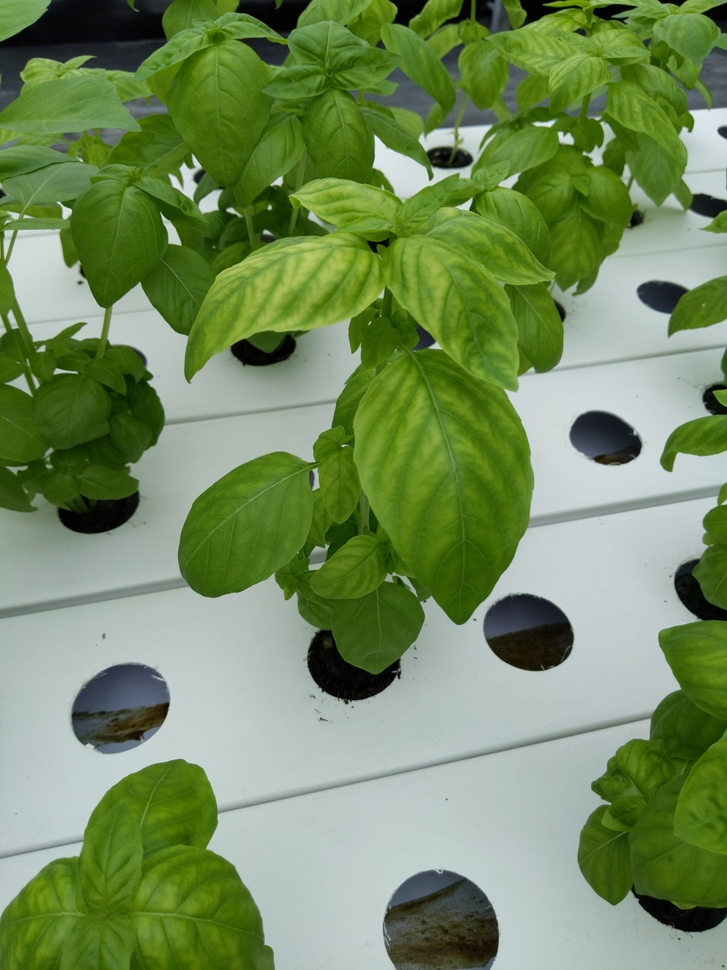
#> input picture Computer Vision/test_images/_C_Basil.jpg, 727 x 970 px, shrunk from 3024 x 4032 before the run, found by its file name; its folder holds only this picture in this run
$ python LAI_calc.py
#> lines starting #> are read from the running program, lines starting #| are printed output that depends on the picture; after the words box and inside, x2 and y2 are one past the last pixel; in counts of white or black regions, pixels touching at a corner belong together
### Computer Vision/LAI_canopy.py

import matplotlib.pyplot as plt
import numpy as np
import cv2
import os

def canopy_calculate_leaf_area(image):

    # # Convert the image to grayscale
    gray = cv2.cvtColor(image, cv2.COLOR_BGR2GRAY)

    # Apply Gaussian blur to reduce noise
    blurred = cv2.GaussianBlur(gray, (11, 11), 0)

    # Threshold the image to segment the leaves
    _, thresh = cv2.threshold(blurred, 0, 255, cv2.THRESH_BINARY + cv2.THRESH_OTSU)

    # Convert the image to HSV color space
    hsv = cv2.cvtColor(image, cv2.COLOR_BGR2HSV)

    # Define your green hue range
    lower_green = np.array([35, 50, 50])
    upper_green = np.array([85, 255, 255])

    # Create a green mask based on the HSV values
    green_mask = cv2.inRange(hsv, lower_green, upper_green)

    # Perform a logical OR operation to combine the threshold and green mask
    combined_mask = cv2.bitwise_or(thresh, green_mask)

    # Find contours in the combined thresholded image
    contours, _ = cv2.findContours(combined_mask, cv2.RETR_EXTERNAL, cv2.CHAIN_APPROX_SIMPLE)

    # Draw the contours on a copy of the original image
    image_with_contours = image.copy()
    cv2.drawContours(image_with_contours, contours, -1, (0, 255, 0), 2)  # -1 draws all contours
    leaf_area = 0
    canopy_size = []

    for contour in contours:
        # Calculate the area of each contour
        area = cv2.contourArea(contour)
        leaf_area += area

    return leaf_area, image_with_contours, canopy_size

def canopy_remove_non_green_area(image_path):
    #Read the image
    image = cv2.imread(image_path)

    # Convert the image to HSV color space
    hsv = cv2.cvtColor(image, cv2.COLOR_BGR2HSV)

    # Define your green hue range
    lower_green = np.array([35, 50, 50])
    upper_green = np.array([85, 255, 255])

    # Create a green mask based on the HSV values
    green_mask = cv2.inRange(hsv, lower_green, upper_green)
    # plt.imshow(green_mask)
    # plt.show()

    # Find contours in the combined thresholded image
    contours, _ = cv2.findContours(green_mask, cv2.RETR_EXTERNAL, cv2.CHAIN_APPROX_SIMPLE)
    # contours2 = list(contours)

    # Create a black canvas of the same size as the original image
    black_canvas = np.zeros_like(image)

    # Draw filled contours on the black canvas
    cv2.drawContours(black_canvas, contours, -1, (255, 255, 255), thickness=cv2.FILLED)

    # Use a bitwise AND operation to combine the black canvas with the original image
    non_green_masked = cv2.bitwise_and(image, black_canvas)
    # plt.imshow(non_green_masked)
    # plt.show()


    return non_green_masked


# [6 lines of commented-out code are left out]

### Computer Vision/LAI_functions.py

import matplotlib.pyplot as plt
import numpy as np
import cv2
import os

# [146 lines left out: functions calculate_leaf_area, remove_red_area, remove_non_green_area, not called in this run]

def open_images(path):
    folder_path = path

    # Ensure the folder path is valid
    if os.path.exists(folder_path):
        file_list = []

        for file in os.listdir(folder_path):
            file_path = os.path.join(folder_path, file)

            # Check if it's a file (not a subdirectory)
            if os.path.isfile(file_path):
                file_list.append(file_path)

        # Now, file_list contains the paths to all files in the specified folder.

    else:
        print(f"The folder path '{folder_path}' does not exist.")

    return file_list

def display_images(original, result, area, canopy_size=None):
    # Create a subplot with two columns
    plt.figure(figsize=(12, 6))

    # Display the original image on the left
    plt.subplot(1, 2, 1)
    plt.imshow(cv2.cvtColor(original, cv2.COLOR_BGR2RGB))
    plt.title("Original Image")

    # Display the result image on the right
    plt.subplot(1, 2, 2)

    # Add the area to the top right corner of the result image
    text = f"Area: {area} square pixels"
    cv2.putText(result, text, (50, 150), cv2.FONT_HERSHEY_SIMPLEX, 5, (255, 255, 255), 8)
    # if canopy_size is not None:
    #     # Draw a bounding circle based on the canopy size
    #     (x, y), radius = canopy_size
    #     cv2.circle(result, (int(x), int(y)), int(radius), (0, 0, 255), 5)  # Red circle

    plt.imshow(cv2.cvtColor(result, cv2.COLOR_BGR2RGB))
    plt.title("Processed Image")

    # Capture the processed image
    processed_image = cv2.cvtColor(result, cv2.COLOR_BGR2RGB)

    # plt.show()

    return processed_image

def bounding_box(image):
    # Convert the image to grayscale
    gray = cv2.cvtColor(image, cv2.COLOR_BGR2GRAY)

    # Apply a binary threshold
    _, thresh = cv2.threshold(gray, 0, 255, cv2.THRESH_BINARY)

    # Find contours in the binary image
    contours, _ = cv2.findContours(thresh, cv2.RETR_EXTERNAL, cv2.CHAIN_APPROX_SIMPLE)
    # plt.imshow(contours)
    # plt.show()

    # Iterate through contours and find the bounding box for the largest contour
    max_contour = max(contours, key=cv2.contourArea)
    x, y, w, h = cv2.boundingRect(max_contour)

    # Draw a rectangle around the plant
    boxed = cv2.rectangle(image, (x, y), (x + w, y + h), (0, 0, 255), 6)

    # Write the values of w and h on the image
    font = cv2.FONT_HERSHEY_SIMPLEX
    cv2.putText(boxed, f'Width: {w}', (x, y - 10), font, 4, (0, 0, 255), 6)
    # cv2.putText(boxed, f'Height: {h}', (x, y - 30), font, 4, (0, 0, 255), 6)

    # Write height vertically
    text_height = f'Height: {h}'
    for i, char in enumerate(text_height):
        cv2.putText(boxed, char, (x + w + 10, y + i * 100), font, 4, (0, 0, 255), 6, cv2.LINE_AA)

    # Display the result
    # plt.imshow(boxed)
    # plt.show()

    return boxed, w, h

# [6 lines of commented-out code are left out]

### Computer Vision/LAI_calc.py
import matplotlib.pyplot as plt
import pandas as pd
import numpy as np
import cv2
import os
import LAI_functions as LAI
import LAI_canopy as LAI_c
import re
import csv

file_path = "C:/Users/donal/Documents/GitHub/Modified-Energy-Cascade/Computer Vision/test_images/"
file_list = LAI.open_images(file_path)
pattern1 = re.compile(r'_A_')
pattern2 = re.compile(r'_T_')
pattern3 = re.compile(r'_C_')
result_path = "C:/Users/donal/Documents/GitHub/Modified-Energy-Cascade/Computer Vision/results/"

# Create a dictionary to store the calculated areas with filenames (only the file name) as keys
area_data = {}

########################################################################################################################
############################# CALCULATING THE AREAS ####################################################################
########################################################################################################################

for image in file_list:
    original = cv2.imread(image)
#> original is the input picture: shape (970, 727, 3); mean B, G, R 93.5, 139.5, 115.4
    file_name = os.path.basename(image)  # Get just the file name
    if re.search(pattern1, image):      # this if statement calculates the total leaf area from those images
        # processing the image
        red_masked = LAI.remove_red_area(image)
        non_green_masked = LAI.remove_non_green_area(red_masked)
        leaf_area, image_result = LAI.calculate_leaf_area(non_green_masked)

        # saving the results
        area_data[file_name] = leaf_area
        processed_image = LAI.display_images(original, image_result, leaf_area)
        output_path = os.path.join(result_path, file_name)
        cv2.imwrite(output_path, processed_image)
        print(f"Total leaf area in {file_name}: {leaf_area} square pixels")
        continue
    elif re.search(pattern2, image) or re.search(pattern3, image):    # this elif statement calculates the total canopy area from those images
        # proccess the image
        non_green_masked = LAI_c.canopy_remove_non_green_area(image)
#> in canopy_remove_non_green_area, `green_mask = cv2.inRange(hsv, lower_green, upper_green)`:
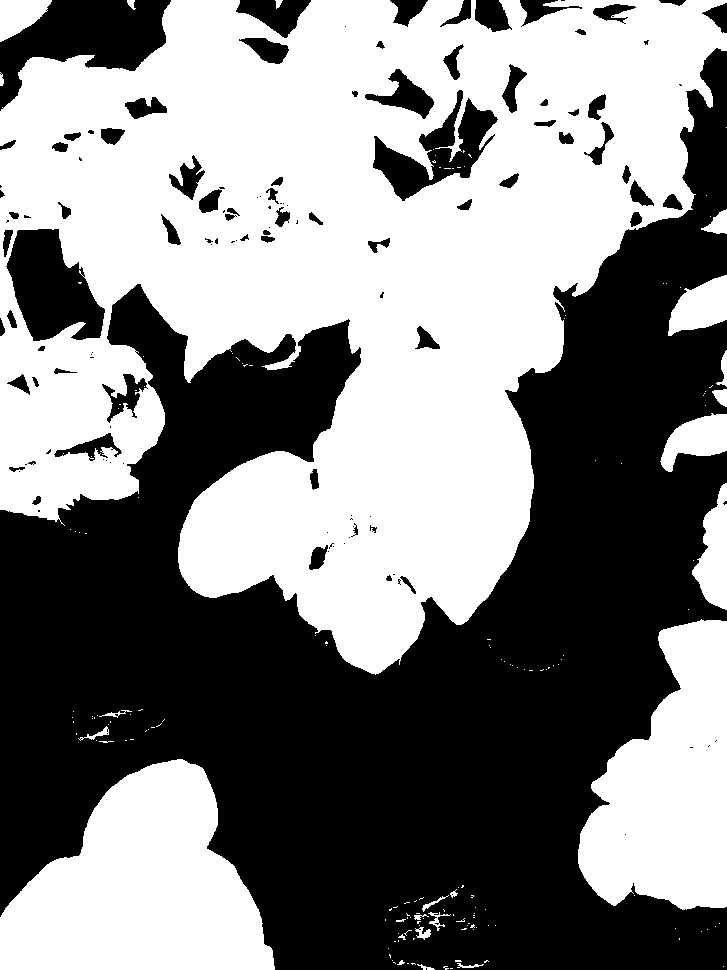
#> green_mask: shape (970, 727); 51.3% white; 128 black regions (58 under 20 px)
#> in canopy_remove_non_green_area, `contours, _ = cv2.findContours(green_mask, cv2.RETR_EXTERNAL, cv2.CHAI..`: contours = 150 contours, 128 with area under 20; largest, box (x1, y1, x2, y2) and area: (0, 0, 727, 675) 305796, (0, 759, 275, 970) 37516, (578, 619, 727, 910) 28736, (692, 483, 727, 610) 2495, (668, 275, 727, 336) 2202
        canopy_area, image_with_contours, canopy_size = LAI_c.canopy_calculate_leaf_area(non_green_masked)
#> in canopy_calculate_leaf_area, `combined_mask = cv2.bitwise_or(thresh, green_mask)`:
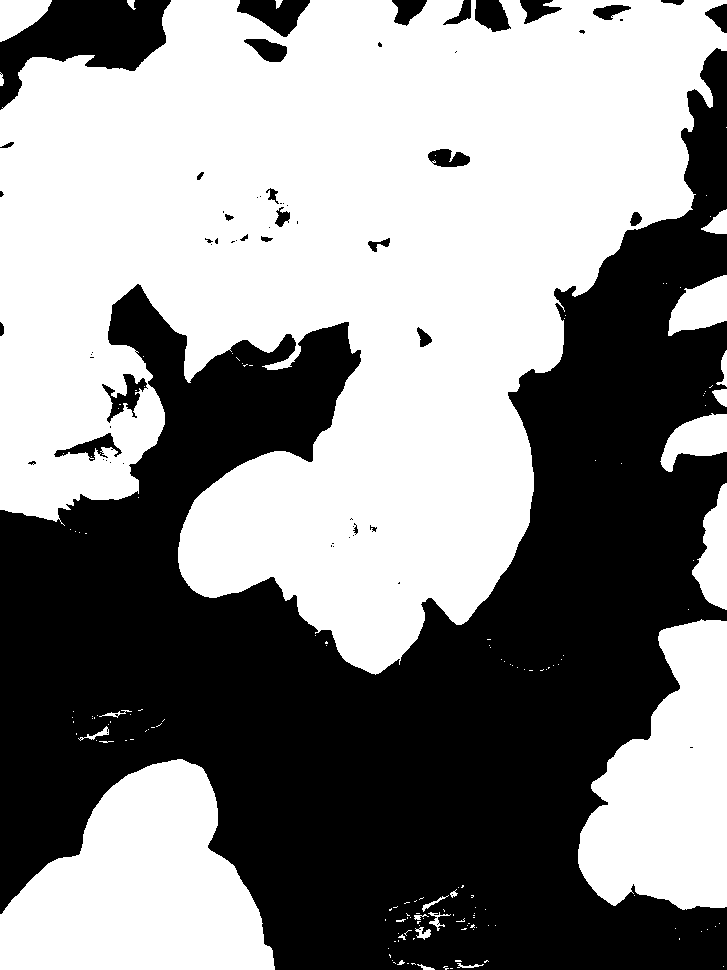
#> combined_mask: shape (970, 727); 54.2% white; 65 black regions (38 under 20 px)
#> in canopy_calculate_leaf_area, `contours, _ = cv2.findContours(combined_mask, cv2.RETR_EXTERNAL, cv2.C..`: contours = 149 contours, 127 with area under 20; largest, box (x1, y1, x2, y2) and area: (0, 0, 727, 675) 306486, (0, 759, 275, 970) 37602, (578, 619, 727, 910) 28750, (692, 483, 727, 610) 2515, (668, 275, 727, 336) 2220
#> in canopy_calculate_leaf_area, `cv2.drawContours(image_with_contours, contours, -1, (0, 255, 0), 2)`:
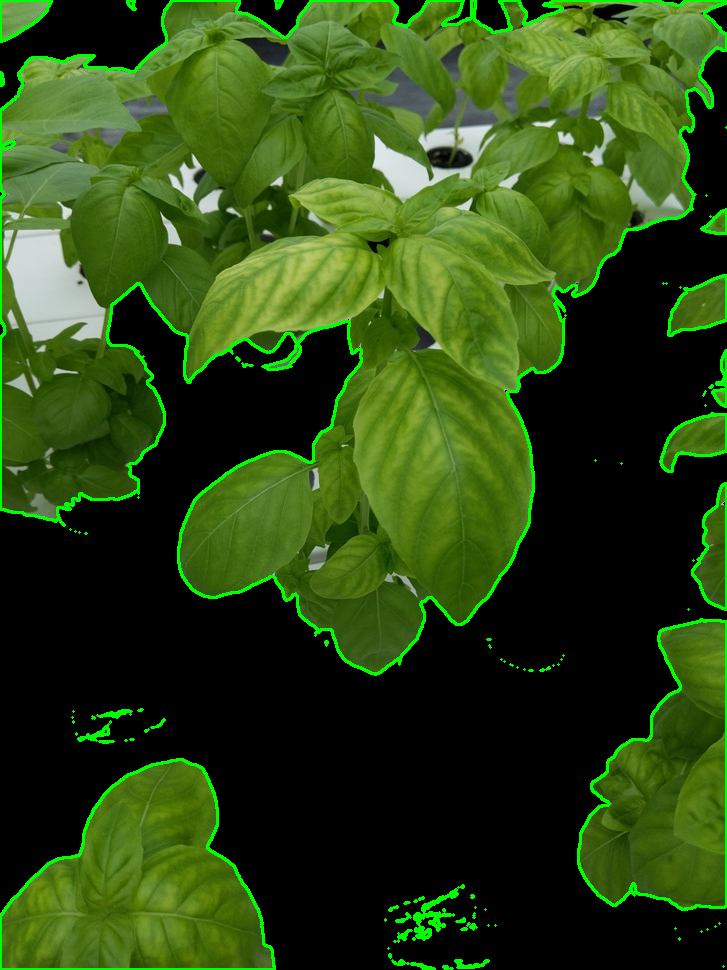
#> image_with_contours: shape (970, 727, 3); mean B, G, R 18.1, 70.3, 43
#> the loop in canopy_calculate_leaf_area, `for contour in contours:` made 149 passes
#> (area, leaf_area) on passes 4, 5, 28, 47, 51: (27, 29.5), (29.5, 59), (82, 177), (22.5, 217), (68.5, 286)
#> after the loop in canopy_calculate_leaf_area, `for contour in contours:`: leaf_area = 382288
#> canopy_area = 382288; canopy_size = []
        boxed_img, canopy_width, canopy_height = LAI.bounding_box(image_with_contours)
#> in bounding_box, `gray = cv2.cvtColor(image, cv2.COLOR_BGR2GRAY)`:
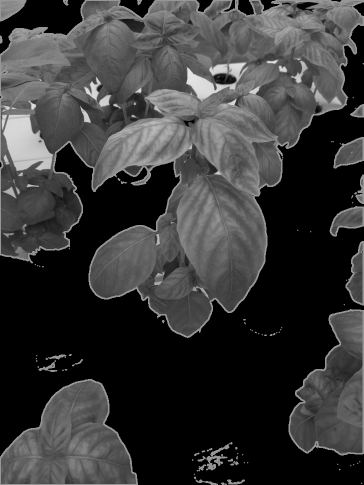
#> gray: shape (970, 727) (shown at 1/2 size); min 0, max 238, mean 56.2
#> in bounding_box, `_, thresh = cv2.threshold(gray, 0, 255, cv2.THRESH_BINARY)`:
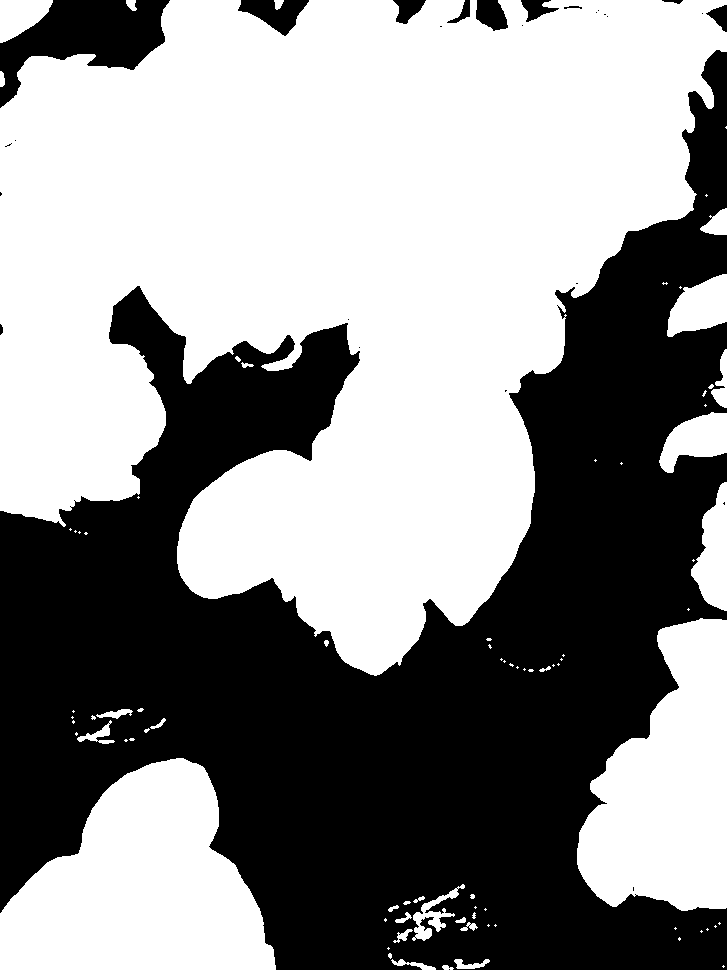
#> thresh: shape (970, 727); 56% white; 28 black regions (17 under 20 px)
#> in bounding_box, `contours, _ = cv2.findContours(thresh, cv2.RETR_EXTERNAL, cv2.CHAIN_AP..`: contours = 83 contours, 56 with area under 20; largest, box (x1, y1, x2, y2) and area: (0, 0, 727, 676) 310976, (0, 758, 276, 970) 38264, (577, 618, 727, 911) 29496, (691, 482, 727, 611) 2726, (667, 274, 727, 337) 2418
#> in bounding_box, `max_contour = max(contours, key=cv2.contourArea)`: max_contour = contour of 1514 points, box (x1, y1, x2, y2) (0, 0, 727, 676), area 310976
#> in bounding_box, `x, y, w, h = cv2.boundingRect(max_contour)`: x = 0; w = 727; h = 676
#> in bounding_box, `text_height = f'Height: {h}'`: text_height = 'Height: 676'
#> the loop in bounding_box, `for i, char in enumerate(text_height):` made 11 passes
#> canopy_width = 727; canopy_height = 676

        # save the results
        area_data[f"{file_name}_area"] = canopy_area
        area_data[f"{file_name}_width"] = canopy_width
        area_data[f"{file_name}_height"] = canopy_height
        contour_image = LAI.display_images(original, image_with_contours, canopy_area) #CANOPY SIZE??!?!?!?!??!
#> in display_images, `text = f"Area: {area} square pixels"`: text = 'Area: 382288.0 square pixels'
#> in display_images, `cv2.putText(result, text, (50, 150), cv2.FONT_HERSHEY_SIMPLEX, 5, (255..`:
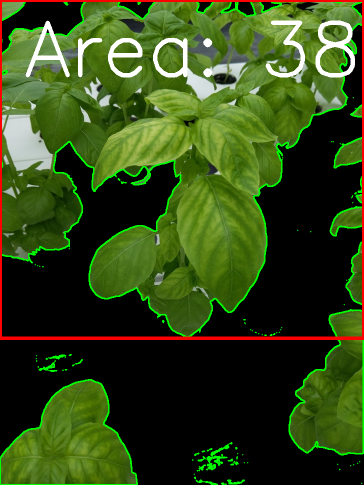
#> result: shape (970, 727, 3) (shown at 1/2 size); mean B, G, R 22.3, 71.6, 50.9
        output_path = os.path.join(result_path, file_name)
        boxed_path = f"BOXED_{output_path}"
        cv2.imwrite(boxed_path, boxed_img)
        cv2.imwrite(output_path, contour_image)
        print(f"Total canopy area in {file_name}: {canopy_area} square pixels")
#| Total canopy area in _C_Basil.jpg: 382288.0 square pixels


########################################################################################################################
############################# SAVING THE AREAS #########################################################################
########################################################################################################################

# Specify the CSV file path
csv_file_path = os.path.join(result_path, "area_data.csv")

# Save the data to a CSV file
with open(csv_file_path, mode='w', newline='') as csv_file:
    fieldnames = ['Filename', 'Area']
    writer = csv.DictWriter(csv_file, fieldnames=fieldnames)

    # Write the header row
    writer.writeheader()

    # Write the data
    for filename, area in area_data.items():
        writer.writerow({'Filename': filename, 'Area': area})
#> this loop made 3 passes
#> (filename, area) on passes 1 to 3: ('_C_Basil.jpg_area', 382288), ('_C_Basil.jpg_width', 727), ('_C_Basil.jpg_height', 676)

print(f"Area data saved to {csv_file_path}")
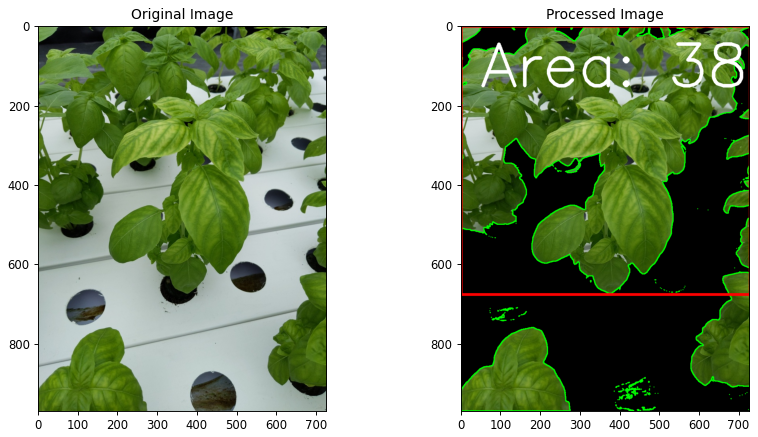
#> figure drawn by matplotlib, 2 panels
